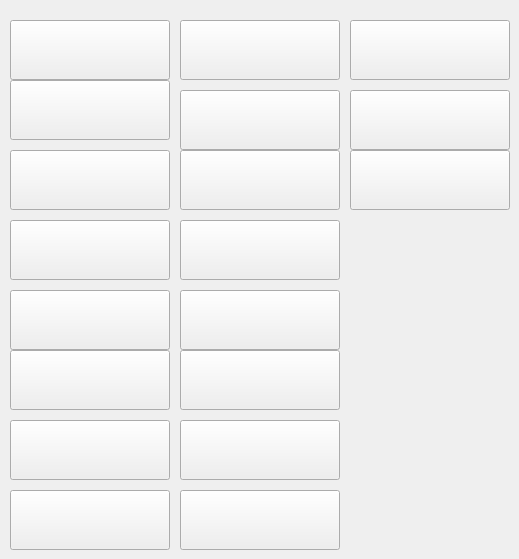
   <widget class="QWidget" name="tab">
    <attribute name="title">
     <string>von Anal4k bis Tiny4K</string>
    </attribute>
    <widget class="QPushButton" name="Btn_Lubed">
     <property name="geometry">
      <rect>
       <x>180</x>
       <y>90</y>
       <width>160</width>
       <height>60</height>
      </rect>
     </property>
     <property name="sizePolicy">
      <sizepolicy hsizetype="Minimum" vsizetype="Fixed">
       <horstretch>0</horstretch>
       <verstretch>0</verstretch>
      </sizepolicy>
     </property>
     <property name="font">
      <font>
       <pointsize>18</pointsize>
      </font>
     </property>
     <property name="whatsThis">
      <string>Lubed</string>
     </property>
     <property name="styleSheet">
      <string notr="true">background-image: url(:/gui/resource_collection_files/Logos/grafics/Lubed/Lubed_160x60.png);




</string>
     </property>
     <property name="text">
      <string/>
     </property>
    </widget>
    <widget class="QPushButton" name="Btn_BBCPie">
     <property name="geometry">
      <rect>
       <x>10</x>
       <y>80</y>
       <width>160</width>
       <height>60</height>
      </rect>
     </property>
     <property name="font">
      <font>
       <pointsize>18</pointsize>
      </font>
     </property>
     <property name="whatsThis">
      <string>BBCPie</string>
     </property>
     <property name="styleSheet">
      <string notr="true">background-image: url(:/gui/resource_collection_files/Logos/grafics/BBCPie/BBCPie_160x60.png);

</string>
     </property>
     <property name="text">
      <string/>
     </property>
    </widget>
    <widget class="QPushButton" name="Btn_Cum4K">
     <property name="geometry">
      <rect>
       <x>10</x>
       <y>150</y>
       <width>160</width>
       <height>60</height>
      </rect>
     </property>
     <property name="font">
      <font>
       <pointsize>18</pointsize>
      </font>
     </property>
     <property name="whatsThis">
      <string>Cum4K</string>
     </property>
     <property name="styleSheet">
      <string notr="true">background-image: url(:/gui/resource_collection_files/Logos/grafics/Cum4K/Cum4K_160x60.png);

</string>
     </property>
     <property name="text">
      <string/>
     </property>
    </widget>
    <widget class="QPushButton" name="Btn_PassionHD">
     <property name="geometry">
      <rect>
       <x>180</x>
       <y>220</y>
       <width>160</width>
       <height>60</height>
      </rect>
     </property>
     <property name="font">
      <font>
       <pointsize>18</pointsize>
      </font>
     </property>
     <property name="whatsThis">
      <string>PassionHD</string>
     </property>
     <property name="styleSheet">
      <string notr="true">background-image: url(:/gui/resource_collection_files/Logos/grafics/Passion-HD/PassionHD_160x60.png);
</string>
     </property>
     <property name="text">
      <string/>
     </property>
    </widget>
    <widget class="QPushButton" name="Btn_Tiny4K">
     <property name="geometry">
      <rect>
       <x>180</x>
       <y>290</y>
       <width>160</width>
       <height>60</height>
      </rect>
     </property>
     <property name="font">
      <font>
       <pointsize>18</pointsize>
      </font>
     </property>
     <property name="whatsThis">
      <string>Tiny4K</string>
     </property>
     <property name="styleSheet">
      <string notr="true">background-image: url(:/gui/resource_collection_files/Logos/grafics/Tiny4K/Tiny4K_160x60.png);
</string>
     </property>
     <property name="text">
      <string/>
     </property>
    </widget>
    <widget class="QPushButton" name="Btn_GirlCum">
     <property name="geometry">
      <rect>
       <x>10</x>
       <y>290</y>
       <width>160</width>
       <height>60</height>
      </rect>
     </property>
     <property name="font">
      <font>
       <pointsize>18</pointsize>
      </font>
     </property>
     <property name="whatsThis">
      <string>GirlCum</string>
     </property>
     <property name="styleSheet">
      <string notr="true">background-image: url(:/gui/resource_collection_files/Logos/grafics/GirlCum/GirlCum_160x60.png);
</string>
     </property>
     <property name="text">
      <string/>
     </property>
    </widget>
    <widget class="QPushButton" name="Btn_Facials4K">
     <property name="geometry">
      <rect>
       <x>10</x>
       <y>220</y>
       <width>160</width>
       <height>60</height>
      </rect>
     </property>
     <property name="font">
      <font>
       <pointsize>18</pointsize>
      </font>
     </property>
     <property name="whatsThis">
      <string>Facials4K</string>
     </property>
     <property name="styleSheet">
      <string notr="true">background-image: url(:/gui/resource_collection_files/Logos/grafics/Facials4K/Facials4K_160x60.png);
</string>
     </property>
     <property name="text">
      <string/>
     </property>
    </widget>
    <widget class="QPushButton" name="Btn_PureMature">
     <property name="geometry">
      <rect>
       <x>180</x>
       <y>150</y>
       <width>160</width>
       <height>60</height>
      </rect>
     </property>
     <property name="font">
      <font>
       <pointsize>18</pointsize>
      </font>
     </property>
     <property name="whatsThis">
      <string>PureMature</string>
     </property>
     <property name="styleSheet">
      <string notr="true">background-image: url(:/gui/resource_collection_files/Logos/grafics/PureMature/PureMature_160x60.png);
</string>
     </property>
     <property name="text">
      <string/>
     </property>
    </widget>
    <widget class="QPushButton" name="Btn_Anal4K">
     <property name="geometry">
      <rect>
       <x>10</x>
       <y>20</y>
       <width>160</width>
       <height>60</height>
      </rect>
     </property>
     <property name="font">
      <font>
       <pointsize>18</pointsize>
      </font>
     </property>
     <property name="whatsThis">
      <string>Anal4K</string>
     </property>
     <property name="styleSheet">
      <string notr="true">background-image: url(:/gui/resource_collection_files/Logos/grafics/Anal4K/Anal4K_160x60.jpg);

</string>
     </property>
     <property name="text">
      <string/>
     </property>
    </widget>
    <widget class="QPushButton" name="Btn_Holed">
     <property name="geometry">
      <rect>
       <x>180</x>
       <y>20</y>
       <width>160</width>
       <height>60</height>
      </rect>
     </property>
     <property name="sizePolicy">
      <sizepolicy hsizetype="Minimum" vsizetype="Fixed">
       <horstretch>0</horstretch>
       <verstretch>0</verstretch>
      </sizepolicy>
     </property>
     <property name="font">
      <font>
       <pointsize>18</pointsize>
      </font>
     </property>
     <property name="whatsThis">
      <string>Holed</string>
     </property>
     <property name="styleSheet">
      <string notr="true">background-image: url(:/gui/resource_collection_files/Logos/grafics/Holed/Holed_160x60.png);




</string>
     </property>
     <property name="text">
      <string/>
     </property>
    </widget>
    <widget class="QPushButton" name="Btn_Exotic4K">
     <property name="geometry">
      <rect>
       <x>10</x>
       <y>350</y>
       <width>160</width>
       <height>60</height>
      </rect>
     </property>
     <property name="font">
      <font>
       <pointsize>18</pointsize>
      </font>
     </property>
     <property name="whatsThis">
      <string>Exotic4K</string>
     </property>
     <property name="styleSheet">
      <string notr="true">background-image: url(:/gui/resource_collection_files/Logos/grafics/Exotic4K/Exotic4K_160x60.jpg);
</string>
     </property>
     <property name="text">
      <string/>
     </property>
    </widget>
    <widget class="QPushButton" name="Btn_PornPros">
     <property name="geometry">
      <rect>
       <x>180</x>
       <y>350</y>
       <width>160</width>
       <height>60</height>
      </rect>
     </property>
     <property name="font">
      <font>
       <pointsize>18</pointsize>
      </font>
     </property>
     <property name="whatsThis">
      <string>PornPros</string>
     </property>
     <property name="styleSheet">
      <string notr="true">background-image: url(:/gui/resource_collection_files/Logos/grafics/PornPros/PornPros_160x60.png);
</string>
     </property>
     <property name="text">
      <string/>
     </property>
    </widget>
    <widget class="QPushButton" name="Btn_CastingCouchX">
     <property name="geometry">
      <rect>
       <x>10</x>
       <y>420</y>
       <width>160</width>
       <height>60</height>
      </rect>
     </property>
     <property name="font">
      <font>
       <pointsize>18</pointsize>
      </font>
     </property>
     <property name="whatsThis">
      <string>CastingCouchX</string>
     </property>
     <property name="styleSheet">
      <string notr="true">background-image: url(:/gui/resource_collection_files/Logos/grafics/CastingCouchX/CastingCouchX_160x60.png);
</string>
     </property>
     <property name="text">
      <string/>
     </property>
    </widget>
    <widget class="QPushButton" name="Btn_SpyFam">
     <property name="geometry">
      <rect>
       <x>180</x>
       <y>420</y>
       <width>160</width>
       <height>60</height>
      </rect>
     </property>
     <property name="font">
      <font>
       <pointsize>18</pointsize>
      </font>
     </property>
     <property name="whatsThis">
      <string>SpyFam</string>
     </property>
     <property name="styleSheet">
      <string notr="true">background-image: url(:/gui/resource_collection_files/Logos/grafics/SpyFam/SpyFam_160x60.png);
</string>
     </property>
     <property name="text">
      <string/>
     </property>
    </widget>
    <widget class="QPushButton" name="Btn_POVD">
     <property name="geometry">
      <rect>
       <x>10</x>
       <y>490</y>
       <width>160</width>
       <height>60</height>
      </rect>
     </property>
     <property name="font">
      <font>
       <pointsize>18</pointsize>
      </font>
     </property>
     <property name="whatsThis">
      <string>POVD</string>
     </property>
     <property name="styleSheet">
      <string notr="true">background-image: url(:/gui/resource_collection_files/Logos/grafics/POVD/POVD_160x60.png);
</string>
     </property>
     <property name="text">
      <string/>
     </property>
    </widget>
    <widget class="QPushButton" name="Btn_Mom4K">
     <property name="geometry">
      <rect>
       <x>180</x>
       <y>490</y>
       <width>160</width>
       <height>60</height>
      </rect>
     </property>
     <property name="font">
      <font>
       <pointsize>18</pointsize>
      </font>
     </property>
     <property name="whatsThis">
      <string>Mom4K</string>
     </property>
     <property name="styleSheet">
      <string notr="true">background-image: url(:/gui/resource_collection_files/Logos/grafics/Mom4K/Mom4K_160x60.png);
</string>
     </property>
     <property name="text">
      <string/>
     </property>
    </widget>
    <widget class="QPushButton" name="Btn_FantasyHD">
     <property name="geometry">
      <rect>
       <x>350</x>
       <y>20</y>
       <width>160</width>
       <height>60</height>
      </rect>
     </property>
     <property name="font">
      <font>
       <pointsize>18</pointsize>
      </font>
     </property>
     <property name="whatsThis">
      <string>FantasyHD</string>
     </property>
     <property name="styleSheet">
      <string notr="true">background-image: url(:/gui/resource_collection_files/Logos/grafics/FantasyHD/FantasyHD_160x60.png);
</string>
     </property>
     <property name="text">
      <string/>
     </property>
    </widget>
    <widget class="QPushButton" name="Btn_MyVeryFirstTime">
     <property name="geometry">
      <rect>
       <x>350</x>
       <y>90</y>
       <width>160</width>
       <height>60</height>
      </rect>
     </property>
     <property name="font">
      <font>
       <pointsize>18</pointsize>
      </font>
     </property>
     <property name="whatsThis">
      <string>MyVeryFirstTime</string>
     </property>
     <property name="styleSheet">
      <string notr="true">background-image: url(:/gui/resource_collection_files/Logos/grafics/MyVeryFirstTime/MyVeryFirstTime_160x60.png);</string>
     </property>
     <property name="text">
      <string/>
     </property>
    </widget>
    <widget class="QPushButton" name="Btn_NannySpy">
     <property name="geometry">
      <rect>
       <x>350</x>
       <y>150</y>
       <width>160</width>
       <height>60</height>
      </rect>
     </property>
     <property name="font">
      <font>
       <pointsize>18</pointsize>
      </font>
     </property>
     <property name="whatsThis">
      <string>NannySpy</string>
     </property>
     <property name="styleSheet">
      <string notr="true">background-image: url(:/gui/resource_collection_files/Logos/grafics/NannySpy/NannySpy_160x60.png);</string>
     </property>
     <property name="text">
      <string/>
     </property>
    </widget>
   </widget>
